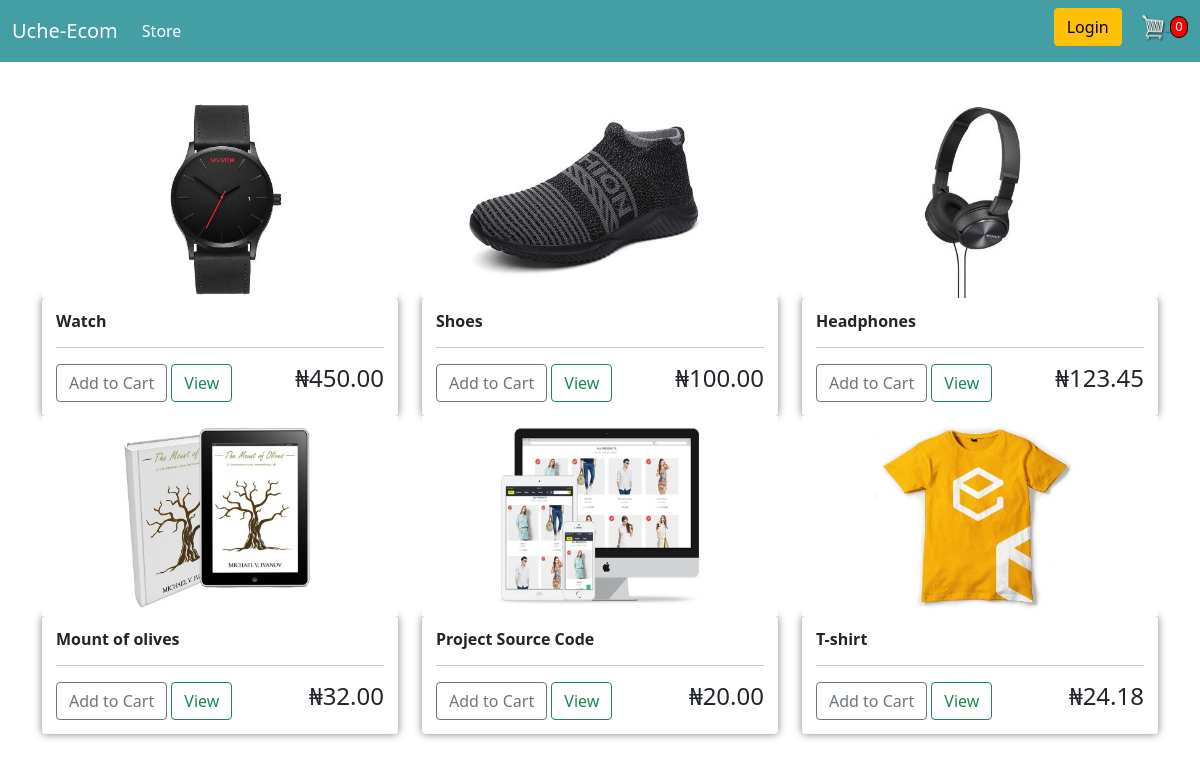
The page / on the database its author committed.
### store/models.py (models this page shows, shortened)
class Product(models.Model):
    name = models.CharField(max_length=200, null=True)
    price = models.DecimalField(max_digits=7, decimal_places=2)
    digital = models.BooleanField(default=False, null=True, blank=False )
    image = models.ImageField(null=True, blank=True)
    @property
    def imageURL(self):
        try:
            url = self.image.url
        except:
            url = ""
        return url

### store/views.py (the view)
# urls.py: path("", store_view, name="store"),
def store_view(request):
    products = Product.objects.all()
    dicts = helper(request)
    totalItem = dicts['totalItem']
    context = {'products':products,'totalItem':totalItem}
    return render(request, "store/store.html",context)

### store/utils.py (called while the page is built, shortened)
def helper(request):
    if request.user.is_authenticated:
        customer = request.user.customer
        order, created = Order.objects.get_or_create(customer=customer, complete=False)
        orderitems = order.orderitem_set.all()
        totalItem = order.totalItem
    else:
        try:
            cart = json.loads(request.COOKIES['cart'])
            print(cart)
        except:
            cart = {}
        orderitems = []
        order = {'grandCost':0, 'totalItem':0, 'shipping':False}
        totalItem = order['totalItem']
    dicts = {'totalItem':totalItem, 'orderitems':orderitems, 'order':order}
    return dicts

### store/templates/store/store.html
{% extends 'store/main.html' %}
{% load static %}
{% block content %}
<div class="row">
	{% for product in products%}
	<div class="col-lg-4">
		<img src="{{product.imageURL}}" class="thumbnail">
		<div class="box-element">
			<h6><strong>{{product.name}}</strong></h6>
			<hr>
			<button data-product="{{product.id}}" data-action="add" class="btn btn-outline-secondary add-btn update-cart">Add to Cart</button>
			<a class="btn btn-outline-success" href="{% url 'cart' %}">View</a>
			<h4 style="display:inline-block;float:right;">₦{{product.price|floatformat:"2"}}</h4>
		</div>
	</div>
	{% endfor %}
</div>
{% endblock content %}

### store/templates/store/main.html (shortened to what this page needs)
<!DOCTYPE html>
{% load static %}
<html>
    <head>
        <link rel="stylesheet" type="text/css" href="{% static 'css/bootstrap.min.css'%}">
        <link rel="stylesheet" type="text/css" href="{% static 'css/main.css'%}">
    </head>
    <body>
        <nav class="navbar navbar-expand-lg navbar-dark  bg-dark">
            <div class="container-fluid">
              <a class="navbar-brand" href="{% url 'store' %}">Uche-Ecom</a>
              <div class="collapse navbar-collapse" id="navbarSupportedContent">
                <ul class="navbar-nav me-auto mb-2 mb-lg-0">
                  <li class="nav-item">
                    <a class="nav-link active" aria-current="page" href="{% url 'store' %}">Store</a>
                  </li>
                </ul>
                <div class="form-inline my-2 my-lg-0">
                    <a href="#" class="btn btn-warning">Login</a>
                    <a href="{% url 'cart' %}">
                        <img id="cart-icon" src="{% static 'images/cart.png' %}">
                    </a>
                    <p id="cart-total">{{totalItem}}</p>
                </div>
              </div>
            </div>
          </nav>
        <div class="container">
            {% block content%}
            {% endblock content %}
        </div>
    </body>
</html>

### static/css/main.css (style rules this page uses)
#cart-icon { width:25px; height: 30px; display: inline-block; margin-left: 15px; }
.bg-dark { background-color: rgba(32, 140, 148, 0.836) !important; margin-bottom: 3%; }
#cart-total { display:inline-block; background-color:red; color:white; font-size:small; height:22px; width:18px; border:0.1px solid black; border-radius:9px; text-align:center; padding-bottom:.2px; margin-top:-18px; }
.thumbnail { width:100%; }
.box-element { background-color: #fff; border-radius:4px; padding:14px; box-shadow: 0 0 8px gray; }

### rows shown on the page
Product: imageURL (picture), name "Watch", price "450.00"
Product: imageURL (picture), name "Shoes", price "100.00"
Product: imageURL (picture), name "Headphones", price "123.45"
Product: imageURL (picture), name "Mount of olives", price "32.00"
Product: imageURL (picture), name "Project Source Code", price "20.00"
Product: imageURL (picture), name "T-shirt", price "24.18"

### other values the page prints
{{ totalItem }} "0"
